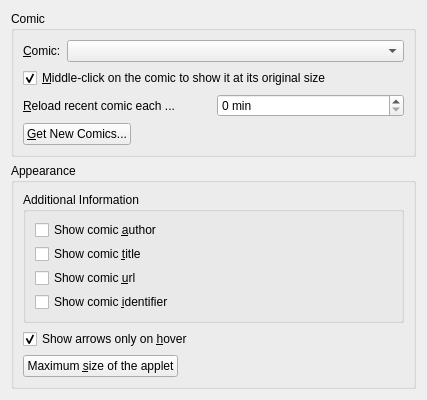
<ui version="4.0" >
 <class>config</class>
 <widget class="QWidget" name="config" >
  <property name="geometry" >
   <rect>
    <x>0</x>
    <y>0</y>
    <width>427</width>
    <height>400</height>
   </rect>
  </property>
  <property name="minimumSize" >
   <size>
    <width>0</width>
    <height>400</height>
   </size>
  </property>
  <property name="styleSheet" >
   <string notr="true" />
  </property>
  <layout class="QVBoxLayout" >
   <item>
    <widget class="QGroupBox" name="groupBox_2" >
     <property name="title" >
      <string>Comic</string>
     </property>
     <property name="flat" >
      <bool>true</bool>
     </property>
     <layout class="QVBoxLayout" name="_2" >
      <item>
       <layout class="QVBoxLayout" name="verticalLayout_6" >
        <item>
         <layout class="QHBoxLayout" name="horizontalLayout" >
          <item>
           <widget class="QLabel" name="label" >
            <property name="sizePolicy" >
             <sizepolicy vsizetype="Preferred" hsizetype="Preferred" >
              <horstretch>0</horstretch>
              <verstretch>0</verstretch>
             </sizepolicy>
            </property>
            <property name="text" >
             <string>&amp;Comic:</string>
            </property>
            <property name="buddy" >
             <cstring>comboBox_comic</cstring>
            </property>
           </widget>
          </item>
          <item>
           <widget class="KComboBox" name="comboBox_comic" >
            <property name="sizePolicy" >
             <sizepolicy vsizetype="Fixed" hsizetype="Expanding" >
              <horstretch>0</horstretch>
              <verstretch>0</verstretch>
             </sizepolicy>
            </property>
           </widget>
          </item>
         </layout>
        </item>
        <item>
         <widget class="QCheckBox" name="checkBox_middle" >
          <property name="text" >
           <string>&amp;Middle-click on the comic to show it at its original size</string>
          </property>
          <property name="checked" >
           <bool>true</bool>
          </property>
         </widget>
        </item>
        <item>
         <layout class="QHBoxLayout" name="horizontalLayout_2" >
          <property name="sizeConstraint" >
           <enum>QLayout::SetDefaultConstraint</enum>
          </property>
          <item>
           <widget class="QLabel" name="label_2" >
            <property name="toolTip" >
             <string>Stored positions are not ignored.</string>
            </property>
            <property name="text" >
             <string>&amp;Reload recent comic each ...</string>
            </property>
            <property name="buddy" >
             <cstring>spinBox_Reload</cstring>
            </property>
           </widget>
          </item>
          <item>
           <widget class="QSpinBox" name="spinBox_Reload" >
            <property name="sizePolicy" >
             <sizepolicy vsizetype="Fixed" hsizetype="Minimum" >
              <horstretch>0</horstretch>
              <verstretch>0</verstretch>
             </sizepolicy>
            </property>
            <property name="suffix" >
             <string> min</string>
            </property>
            <property name="maximum" >
             <number>600</number>
            </property>
           </widget>
          </item>
         </layout>
        </item>
        <item>
         <spacer name="verticalSpacer_2" >
          <property name="orientation" >
           <enum>Qt::Vertical</enum>
          </property>
          <property name="sizeType" >
           <enum>QSizePolicy::Maximum</enum>
          </property>
          <property name="sizeHint" stdset="0" >
           <size>
            <width>20</width>
            <height>3</height>
           </size>
          </property>
         </spacer>
        </item>
        <item>
         <layout class="QHBoxLayout" name="_4" >
          <item>
           <widget class="QPushButton" name="pushButton_GHNS" >
            <property name="toolTip" >
             <string>Download new comics</string>
            </property>
            <property name="text" >
             <string>&amp;Get New Comics...</string>
            </property>
           </widget>
          </item>
          <item>
           <spacer>
            <property name="orientation" >
             <enum>Qt::Horizontal</enum>
            </property>
            <property name="sizeHint" stdset="0" >
             <size>
              <width>40</width>
              <height>20</height>
             </size>
            </property>
           </spacer>
          </item>
         </layout>
        </item>
       </layout>
      </item>
     </layout>
    </widget>
   </item>
   <item>
    <widget class="QGroupBox" name="groupBox" >
     <property name="title" >
      <string>Appearance</string>
     </property>
     <property name="flat" >
      <bool>true</bool>
     </property>
     <layout class="QVBoxLayout" >
      <item>
       <layout class="QVBoxLayout" name="verticalLayout_5" >
        <item>
         <widget class="QGroupBox" name="groupBox_3" >
          <property name="title" >
           <string>Additional Information</string>
          </property>
          <layout class="QVBoxLayout" name="verticalLayout_4" >
           <item>
            <layout class="QVBoxLayout" >
             <item>
              <widget class="QCheckBox" name="checkBox_author" >
               <property name="text" >
                <string>Show comic &amp;author</string>
               </property>
              </widget>
             </item>
             <item>
              <widget class="QCheckBox" name="checkBox_title" >
               <property name="text" >
                <string>Show comic &amp;title</string>
               </property>
              </widget>
             </item>
             <item>
              <widget class="QCheckBox" name="checkBox_url" >
               <property name="sizePolicy" >
                <sizepolicy vsizetype="Fixed" hsizetype="Preferred" >
                 <horstretch>0</horstretch>
                 <verstretch>0</verstretch>
                </sizepolicy>
               </property>
               <property name="text" >
                <string>Show comic &amp;url</string>
               </property>
               <property name="checked" >
                <bool>false</bool>
               </property>
              </widget>
             </item>
             <item>
              <widget class="QCheckBox" name="checkBox_identifier" >
               <property name="text" >
                <string>Show comic &amp;identifier</string>
               </property>
              </widget>
             </item>
            </layout>
           </item>
          </layout>
         </widget>
        </item>
        <item>
         <widget class="QCheckBox" name="checkBox_arrows" >
          <property name="text" >
           <string>Show arrows only on &amp;hover</string>
          </property>
          <property name="checked" >
           <bool>true</bool>
          </property>
         </widget>
        </item>
        <item>
         <layout class="QHBoxLayout" >
          <item>
           <widget class="QPushButton" name="pushButton_Size" >
            <property name="text" >
             <string>Maximum &amp;size of the applet</string>
            </property>
           </widget>
          </item>
          <item>
           <spacer>
            <property name="orientation" >
             <enum>Qt::Horizontal</enum>
            </property>
            <property name="sizeHint" stdset="0" >
             <size>
              <width>40</width>
              <height>20</height>
             </size>
            </property>
           </spacer>
          </item>
         </layout>
        </item>
       </layout>
      </item>
     </layout>
    </widget>
   </item>
   <item>
    <spacer name="verticalSpacer" >
     <property name="orientation" >
      <enum>Qt::Vertical</enum>
     </property>
     <property name="sizeHint" stdset="0" >
      <size>
       <width>20</width>
       <height>40</height>
      </size>
     </property>
    </spacer>
   </item>
  </layout>
 </widget>
 <customwidgets>
  <customwidget>
   <class>KComboBox</class>
   <extends>QComboBox</extends>
   <header>kcombobox.h</header>
  </customwidget>
 </customwidgets>
 <resources/>
 <connections/>
</ui>
